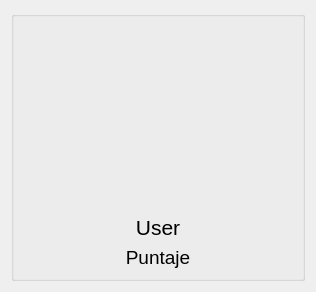
<?xml version="1.0" encoding="UTF-8"?>
<ui version="4.0">
 <class>nplayer</class>
 <widget class="QWidget" name="nplayer">
  <property name="geometry">
   <rect>
    <x>0</x>
    <y>0</y>
    <width>316</width>
    <height>292</height>
   </rect>
  </property>
  <property name="windowTitle">
   <string>Form</string>
  </property>
  <layout class="QGridLayout" name="gridLayout">
   <item row="0" column="0">
    <widget class="QGroupBox" name="groupBox">
     <property name="title">
      <string/>
     </property>
     <layout class="QGridLayout" name="gridLayout_2">
      <item row="0" column="0">
       <layout class="QVBoxLayout" name="verticalLayout">
        <item>
         <widget class="QWidget" name="widget" native="true">
          <layout class="QGridLayout" name="gridLayout_4"/>
         </widget>
        </item>
        <item>
         <widget class="QLabel" name="nombre">
          <property name="sizePolicy">
           <sizepolicy hsizetype="Preferred" vsizetype="Fixed">
            <horstretch>0</horstretch>
            <verstretch>0</verstretch>
           </sizepolicy>
          </property>
          <property name="font">
           <font>
            <family>Ubuntu</family>
            <pointsize>16</pointsize>
           </font>
          </property>
          <property name="layoutDirection">
           <enum>Qt::LeftToRight</enum>
          </property>
          <property name="text">
           <string>User</string>
          </property>
          <property name="alignment">
           <set>Qt::AlignCenter</set>
          </property>
         </widget>
        </item>
        <item>
         <widget class="QLabel" name="puntos">
          <property name="sizePolicy">
           <sizepolicy hsizetype="Preferred" vsizetype="Fixed">
            <horstretch>0</horstretch>
            <verstretch>0</verstretch>
           </sizepolicy>
          </property>
          <property name="font">
           <font>
            <family>Ubuntu</family>
            <pointsize>14</pointsize>
           </font>
          </property>
          <property name="text">
           <string>Puntaje</string>
          </property>
          <property name="alignment">
           <set>Qt::AlignCenter</set>
          </property>
         </widget>
        </item>
       </layout>
      </item>
     </layout>
    </widget>
   </item>
  </layout>
 </widget>
 <resources/>
 <connections/>
</ui>
